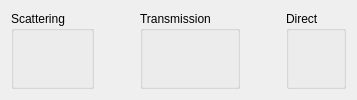
         <widget class="QWidget" name="page_5">
          <layout class="QVBoxLayout" name="verticalLayout_9">
           <item>
            <layout class="QHBoxLayout" name="horizontalLayout_14">
             <property name="sizeConstraint">
              <enum>QLayout::SetNoConstraint</enum>
             </property>
             <item>
              <widget class="QGroupBox" name="groupbox">
               <property name="sizePolicy">
                <sizepolicy hsizetype="Preferred" vsizetype="Preferred">
                 <horstretch>0</horstretch>
                 <verstretch>0</verstretch>
                </sizepolicy>
               </property>
               <property name="minimumSize">
                <size>
                 <width>0</width>
                 <height>0</height>
                </size>
               </property>
               <property name="title">
                <string>Scattering</string>
               </property>
               <layout class="QGridLayout" name="gridLayout_10">
                <item row="0" column="0">
                 <widget class="MantidQt::MantidWidgets::MWRunFiles" name="scatterSample">
                  <property name="toolTip">
                   <string>The run with the sample under investigation</string>
                  </property>
                  <property name="label" stdset="0">
                   <string>Sample</string>
                  </property>
                  <property name="multipleFiles" stdset="0">
                   <bool>false</bool>
                  </property>
                  <property name="multiEntry" stdset="0">
                   <bool>false</bool>
                  </property>
                 </widget>
                </item>
                <item row="1" column="0">
                 <widget class="MantidQt::MantidWidgets::MWRunFiles" name="scatCan">
                  <property name="toolTip">
                   <string>The run with the sample under investigation</string>
                  </property>
                  <property name="label" stdset="0">
                   <string>Can     </string>
                  </property>
                  <property name="multipleFiles" stdset="0">
                   <bool>false</bool>
                  </property>
                  <property name="optional" stdset="0">
                   <bool>true</bool>
                  </property>
                  <property name="multiEntry" stdset="0">
                   <bool>false</bool>
                  </property>
                 </widget>
                </item>
               </layout>
              </widget>
             </item>
             <item>
              <spacer name="horizontalSpacer_9">
               <property name="orientation">
                <enum>Qt::Horizontal</enum>
               </property>
               <property name="sizeHint" stdset="0">
                <size>
                 <width>40</width>
                 <height>20</height>
                </size>
               </property>
              </spacer>
             </item>
             <item>
              <widget class="QGroupBox" name="groupBox">
               <property name="title">
                <string>Transmission</string>
               </property>
               <layout class="QGridLayout" name="gridLayout_11">
                <item row="0" column="0">
                 <widget class="MantidQt::MantidWidgets::MWRunFiles" name="transmis">
                  <property name="toolTip">
                   <string>The run with the sample under investigation</string>
                  </property>
                  <property name="label" stdset="0">
                   <string>Sample</string>
                  </property>
                  <property name="multipleFiles" stdset="0">
                   <bool>false</bool>
                  </property>
                  <property name="optional" stdset="0">
                   <bool>true</bool>
                  </property>
                  <property name="multiEntry" stdset="0">
                   <bool>false</bool>
                  </property>
                 </widget>
                </item>
                <item row="1" column="0">
                 <widget class="MantidQt::MantidWidgets::MWRunFiles" name="transCan">
                  <property name="toolTip">
                   <string>The run with the sample under investigation</string>
                  </property>
                  <property name="label" stdset="0">
                   <string>Can     </string>
                  </property>
                  <property name="multipleFiles" stdset="0">
                   <bool>false</bool>
                  </property>
                  <property name="optional" stdset="0">
                   <bool>true</bool>
                  </property>
                  <property name="multiEntry" stdset="0">
                   <bool>false</bool>
                  </property>
                 </widget>
                </item>
               </layout>
              </widget>
             </item>
             <item>
              <spacer name="horizontalSpacer_10">
               <property name="orientation">
                <enum>Qt::Horizontal</enum>
               </property>
               <property name="sizeHint" stdset="0">
                <size>
                 <width>40</width>
                 <height>20</height>
                </size>
               </property>
              </spacer>
             </item>
             <item>
              <widget class="QGroupBox" name="groupBox_2">
               <property name="title">
                <string>Direct</string>
               </property>
               <layout class="QGridLayout" name="gridLayout_12">
                <item row="0" column="0">
                 <widget class="MantidQt::MantidWidgets::MWRunFiles" name="direct">
                  <property name="toolTip">
                   <string>The run with the sample under investigation</string>
                  </property>
                  <property name="label" stdset="0">
                   <string>Sample</string>
                  </property>
                  <property name="multipleFiles" stdset="0">
                   <bool>false</bool>
                  </property>
                  <property name="optional" stdset="0">
                   <bool>true</bool>
                  </property>
                  <property name="multiEntry" stdset="0">
                   <bool>false</bool>
                  </property>
                 </widget>
                </item>
                <item row="1" column="0">
                 <widget class="MantidQt::MantidWidgets::MWRunFiles" name="dirCan">
                  <property name="toolTip">
                   <string>The run with the sample under investigation</string>
                  </property>
                  <property name="label" stdset="0">
                   <string>Can     </string>
                  </property>
                  <property name="multipleFiles" stdset="0">
                   <bool>false</bool>
                  </property>
                  <property name="optional" stdset="0">
                   <bool>true</bool>
                  </property>
                  <property name="multiEntry" stdset="0">
                   <bool>false</bool>
                  </property>
                 </widget>
                </item>
               </layout>
              </widget>
             </item>
            </layout>
           </item>
          </layout>
         </widget>
